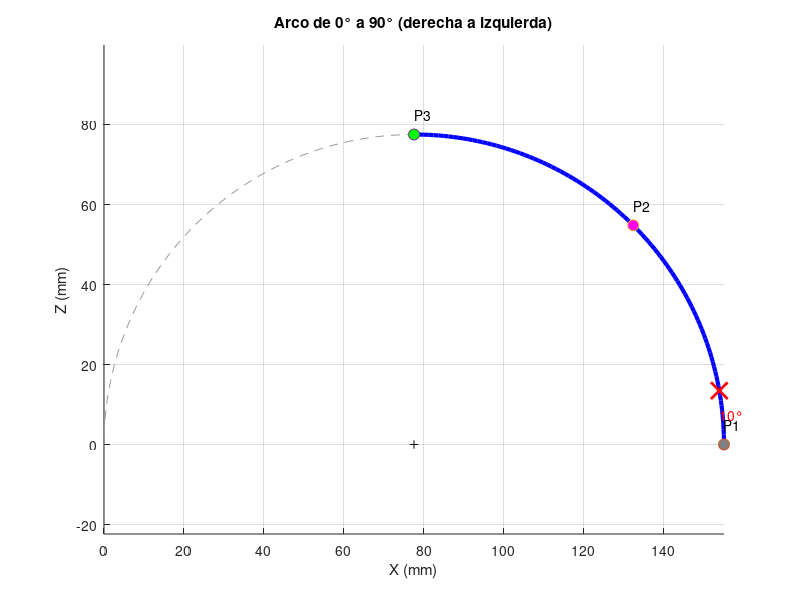

The MATLAB script that drew this image:
clear; clc; close all

% --- Datos ---
r  = 77.5;      % radio (mm)
x1 = 0;         % extremo izquierdo (X)
y  = 0;         % posición en el "puente" (Y)
z1 = 0;         % Z de los extremos
ta = 0;         % ángulo inicio (desde la derecha)
tb = 90;        % ángulo fin
ang = 10;       % ángulo a consultar (desde la derecha)

% --- Punto en función del ángulo (derecha a izquierda), [X Y Z] ---
pt = @(t) [x1 + r*(1 + cosd(t)),  y,  z1 + r*sind(t)];

P1 = pt(ta);
P2 = pt((ta + tb)/2);
P3 = pt(tb);
Pa = pt(ang);

% --- Resultados ---
arco = r * deg2rad(tb - ta);
fprintf('\nTramo %d° -> %d°\n', ta, tb);
fprintf('P1 (%3d°): X = %8.2f  Y = %8.2f  Z = %8.2f\n', ta, P1);
fprintf('P2 (%3g°): X = %8.2f  Y = %8.2f  Z = %8.2f\n', (ta+tb)/2, P2);
fprintf('P3 (%3d°): X = %8.2f  Y = %8.2f  Z = %8.2f\n', tb, P3);
fprintf('Arco: %.2f mm | dX: %.2f mm | dZ: %.2f mm\n', arco, P3(1)-P1(1), P3(3)-P1(3));

fprintf('\nA %g° desde la derecha: X = %.2f  Y = %.2f  Z = %.2f\n', ang, Pa);
fprintf('Arco recorrido hasta ahí: %.2f mm\n', r*deg2rad(ang));

% --- Gráfico ---
t_all = linspace(0, 180, 200);
t_rec = linspace(ta, tb, 100);
xz_all = [x1 + r*(1 + cosd(t_all)); z1 + r*sind(t_all)];
xz_rec = [x1 + r*(1 + cosd(t_rec)); z1 + r*sind(t_rec)];

figure; hold on; axis equal; grid on
plot(xz_all(1,:), xz_all(2,:), '--', 'Color', [0.6 0.6 0.6])
plot(xz_rec(1,:), xz_rec(2,:), 'b', 'LineWidth', 3)
plot(P1(1), P1(3), 'o', 'MarkerFaceColor', [0.5 0.5 0.5], 'MarkerSize', 8)
plot(P2(1), P2(3), 'o', 'MarkerFaceColor', 'm', 'MarkerSize', 8)
plot(P3(1), P3(3), 'o', 'MarkerFaceColor', 'g', 'MarkerSize', 8)
plot(Pa(1), Pa(3), 'rx', 'MarkerSize', 12, 'LineWidth', 2)   % ángulo consultado
plot(x1 + r, z1, 'k+')                                        % centro
text(P1(1), P1(3)+5, 'P1'); text(P2(1), P2(3)+5, 'P2'); text(P3(1), P3(3)+5, 'P3');
text(Pa(1), Pa(3)-6, sprintf('%g°', ang), 'Color', 'r');
xlabel('X (mm)'); ylabel('Z (mm)')
title(sprintf('Arco de %d° a %d° (derecha a izquierda)', ta, tb))
